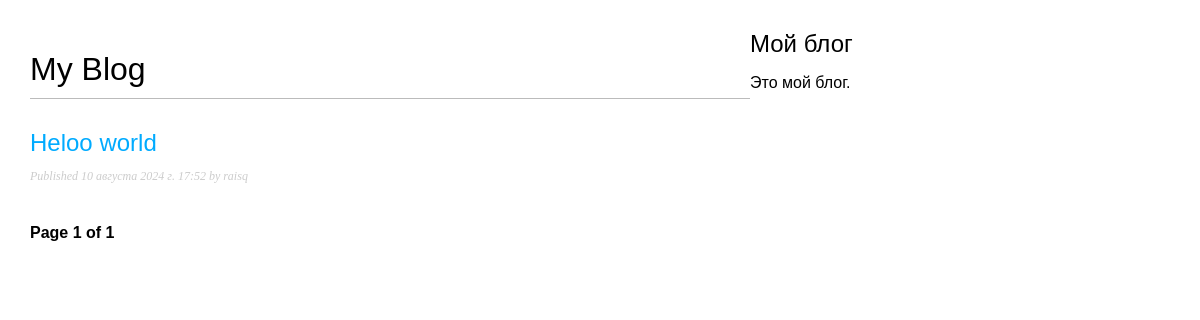
Before: /blog/ with the older database file.
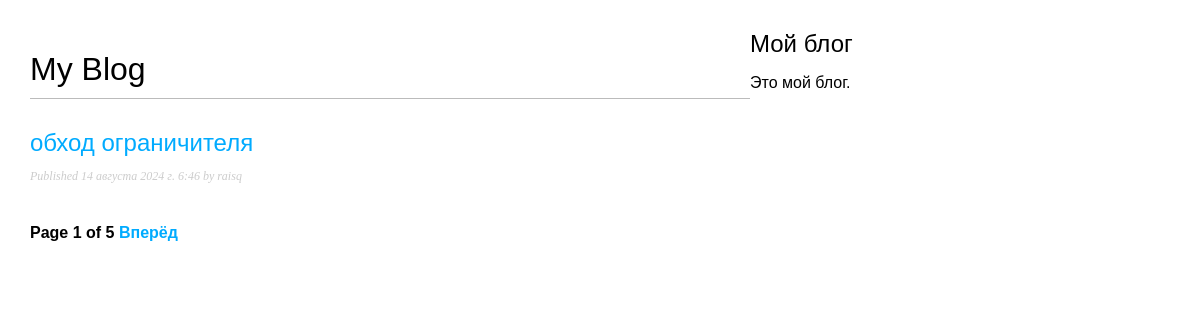
After: the same page with the newer database file.
### blog/models.py (models this page shows, shortened)
class Post(models.Model):
    class Status(models.TextChoices):
        DRAFT = 'DF', 'Draft'
        PUBLISHED = 'PB', 'Published'
    title = models.CharField(max_length=250)
    slug = models.SlugField(max_length=250,unique_for_date='publish')
    author = models.ForeignKey(User,
                               on_delete=models.CASCADE,
                               related_name='blog_posts')
    bode = models.TextField()
    publish = models.DateTimeField(default=timezone.now)
    create = models.DateTimeField(auto_now_add=True)
    update = models.DateTimeField(auto_now=True)
    status = models.CharField(max_length=2,
                              choices=Status.choices,
                              default=Status.DRAFT)
    objects = models.Manager() # менеджер, применяемый по умолчанию
    published = PublishedManager() # конкретно-прикладной менеджер
    class Meta:
        ordering = ['-publish']
        indexes = [
            models.Index(fields=['-publish']),
        ]
    def get_absolute_url(self):
        return reverse('blog:post_detail',
                       args=[self.publish.year,
                            self.publish.month,
                            self.publish.day,
                            self.slug])

### blog/views.py (the view)
# urls.py: path('', views.post_list, name='post_list'),
def post_list(request):
    post_list = Post.published.all()
    paginator = Paginator(post_list, 1)
    page_number = request.GET.get('page', 1)
    posts = paginator.page(page_number)
    return render(request, 'blog/post/list.html',{'posts':posts})

### blog/models.py (called while the page is built)
    def get_queryset(self):
        return super().get_queryset()\
                    .filter(status=Post.Status.PUBLISHED)

### blog/templates/blog/post/list.html (shortened to what this page needs)
{% extends "blog/base.html" %}
   {% block content %}
      <h1>My Blog</h1>
      {% for post in posts %}
         <h2>
            <a href="{{ post.get_absolute_url }}">
               {{ post.title }}
            </a>
         </h2>
         <p class="date">
            Published {{ post.publish }} by {{ post.author }}
         </p>
      {% endfor %}
      {% include "pagination.html" with page=posts %}
   {% endblock %}

Changed rows visible on the page:
no longer on this page (row unchanged): Post: title "Heloo world", publish "10 августа 2024 г. 17:52", author "raisq"
added Post: title "обход ограничителя", publish "14 августа 2024 г. 6:46", author "raisq"
Other visible differences:
{{ page.paginator.num_pages }}: "1" → "5"
text now shown: "Вперёд"
